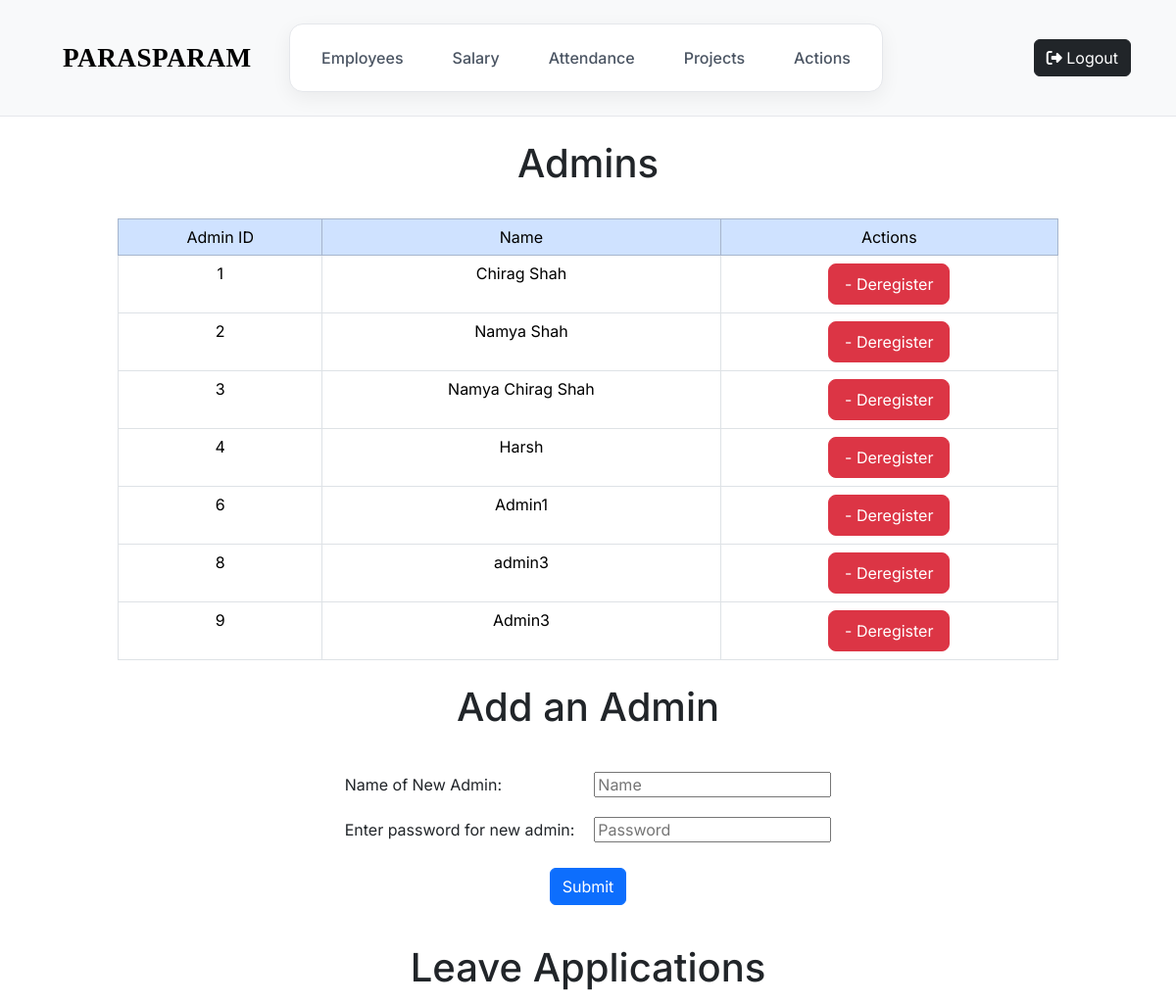
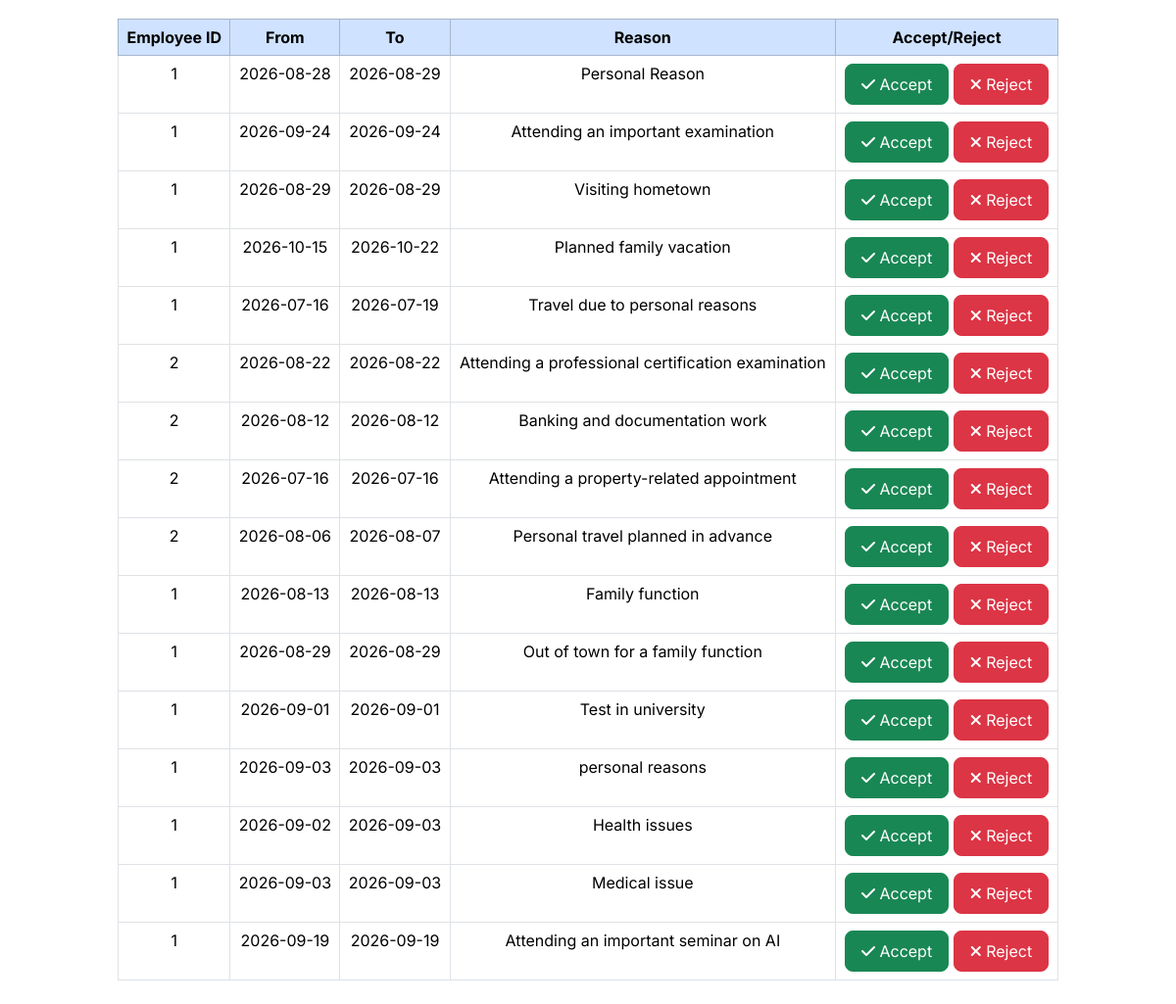
Screenshot of /admin/actions (signed in) with the database file from the repository (2 pictures, top to bottom).
### tables this page shows
CREATE TABLE adm_data1(adm_id INTEGER PRIMARY KEY, adm_name TEXT, adm_hash TEXT);

CREATE TABLE "leaves" (
    leave_id INTEGER PRIMARY KEY AUTOINCREMENT,
    emp_id NUMERIC,
    from_date VARCHAR,
    to_date VARCHAR,
    half_type NUMERIC,
    reason TEXT,
    leave_status TEXT
);

### app.py (the view)
@app.route("/admin/actions")
@admin_login_required
def adm_actions():
    leave_data = db.execute("SELECT * FROM leaves WHERE leave_status = 'Pending'")
    admins = db.execute("SELECT * FROM adm_data1")
    return render_template("register_admin.html", leave_data = leave_data, admins = admins)

### app.py (called while the page is built)
@app.after_request
def after_request(response):
    response.headers["Cache-Control"] = "no-cache, no-store, must-revalidate"
    response.headers["Expires"] = 0
    response.headers["Pragma"] = "no-cache"
    return response

### helpers.py (called while the page is built)
def admin_login_required(f):
    @wraps(f)
    def decorated_function(*args, **kwargs):
        if session.get("adm_id") is None:
            return redirect("/admin/login")
        return f(*args, **kwargs)
    return decorated_function

### templates/register_admin.html
{% extends "admin_home.html" %}
{% block main %}
<h1 class="add_emp_head py-4 center"> Admins </h1>
<div class="table-wrapper">
    <table class="table table-bordered center-tag" id="emp-table">
        <tr class="table-primary">
            <td> Admin ID </td>
            <td> Name </td>
            <td> Actions </td>
        </tr>
        {% for admin in admins %}
        <tr>
            <td> {{ admin['adm_id'] }}</td>
            <td> {{ admin['adm_name'] }}</td>
            <td>
                <button class="btn btn-danger btn-lg">
                    <a class="link" id="dereg-emp-btn" href="/admin/dereg_admin/{{admin['adm_id']}}"> - Deregister </a>
                </button>
            </td>
        </tr>
        {% endfor %}
    </table>
</div>
<div id="reg-emp-frm">
    <h1 class="add_emp_head py-4"> Add an Admin </h1>
    <div class="frm-table">
        <form action="/admin/actions/register_admin" method="post">
            <table id="reg-frm-table" cellpadding="10rem" cellspacing="4rem">
                <tr>
                    <td> Name of New Admin: </td>
                    <td><input type="text" name="adm_name" placeholder="Name"> </td>
                </tr>
                <tr>
                    <td>Enter password for new admin: </td>
                    <td><input type="text" name="adm_password" placeholder="Password"></td>
                </tr>
            </table>
            <div class="text-center mt-3">
                <button type="submit" class="btn btn-primary">Submit</button>
            </div>
        </form>
    </div>
    <h1 class="title py-4"> Leave Applications </h1>
    <div class="table-wrapper">
        <table class="table table-bordered center-tag" id="emp-table">
            <tr class="table-primary fw-bold">
                <td> Employee ID </td>
                <td> From </td>
                <td> To </td>
                <td> Reason </td>
                <td> Accept/Reject </td>
            </tr>
            {% for leave in leave_data %}
            <tr>
                <td> {{ leave['emp_id'] }} </td>
                <td> {{ leave['from_date'] }} </td>
                <td> {{ leave['to_date'] }} </td>
                <td> {{ leave['reason'] }} </td>
                <td>
                    <button class="btn btn-success btn-lg">
                        <a id="view-emp-btn" class="link" href="/admin/actions/leaves/accept/{{ leave['leave_id'] }}"> <i class="fa-solid fa-check"></i> Accept </a>
                    </button>
                    <button class="btn btn-danger btn-lg">
                        <a id="view-emp-btn" class="link" href="/admin/actions/leaves/reject/{{ leave['leave_id']}}"> <i class="fa-solid fa-xmark"></i> Reject </a>
                    </button>
                </td>
            </tr>
            {% endfor %}
        </table>
        <br>
    </div>
</div>
{% endblock %}

### static/styles.css (style rules this page uses)
body { font-family: 'Inter'; }
a { text-decoration: none; font-size: 1rem; color: white; }
.center { justify-content: center; }
.left, .center, .right { flex: 1; }
.center { display: flex; justify-content: center; }
#emp-table { width: 80%; margin-left: 3rem; margin: 0 auto; }
.frm-table { display: flex; justify-content: center; }
#reg-frm-table { margin: 0 auto; }
#reg-emp-frm h1 { text-align: center; }
.center-tag, .title { justify-content: center; text-align: center; }
a { color: blue; }
.link { color: white; }

### rows the page displays
adm_data1: adm_id "1", adm_name "Chirag Shah"
adm_data1: adm_id "2", adm_name "Namya Shah"
adm_data1: adm_id "3", adm_name "Namya Chirag Shah"
adm_data1: adm_id "4", adm_name "Harsh"
adm_data1: adm_id "6", adm_name "Admin1"
adm_data1: adm_id "8", adm_name "admin3"
adm_data1: adm_id "9", adm_name "Admin3"
leaves: emp_id "1", from_date "2026-08-28", to_date "2026-08-29", reason "Personal Reason"
leaves: emp_id "1", from_date "2026-09-24", to_date "2026-09-24", reason "Attending an important examination"
leaves: emp_id "1", from_date "2026-08-29", to_date "2026-08-29", reason "Visiting hometown"
leaves: emp_id "1", from_date "2026-10-15", to_date "2026-10-22", reason "Planned family vacation"
leaves: emp_id "1", from_date "2026-07-16", to_date "2026-07-19", reason "Travel due to personal reasons"
leaves: emp_id "2", from_date "2026-08-22", to_date "2026-08-22", reason "Attending a professional certification examination"
leaves: emp_id "2", from_date "2026-08-12", to_date "2026-08-12", reason "Banking and documentation work"
leaves: emp_id "2", from_date "2026-07-16", to_date "2026-07-16", reason "Attending a property-related appointment"
leaves: emp_id "2", from_date "2026-08-06", to_date "2026-08-07", reason "Personal travel planned in advance"
leaves: emp_id "1", from_date "2026-08-13", to_date "2026-08-13", reason "Family function"
leaves: emp_id "1", from_date "2026-08-29", to_date "2026-08-29", reason "Out of town for a family function"
leaves: emp_id "1", from_date "2026-09-01", to_date "2026-09-01", reason "Test in university"
leaves: emp_id "1", from_date "2026-09-03", to_date "2026-09-03", reason "personal reasons"
leaves: emp_id "1", from_date "2026-09-02", to_date "2026-09-03", reason "Health issues"
leaves: emp_id "1", from_date "2026-09-03", to_date "2026-09-03", reason "Medical issue"
leaves: emp_id "1", from_date "2026-09-19", to_date "2026-09-19", reason "Attending an important seminar on AI"
